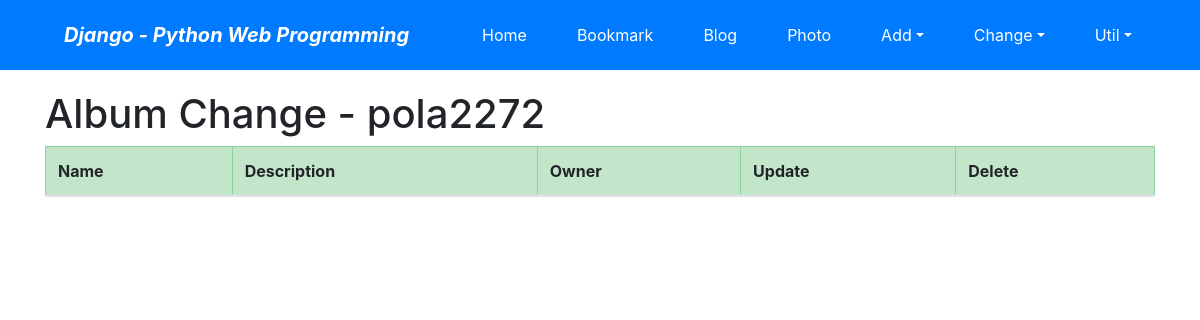
The page /photo/album/change/ (signed in) on the database as committed earlier.
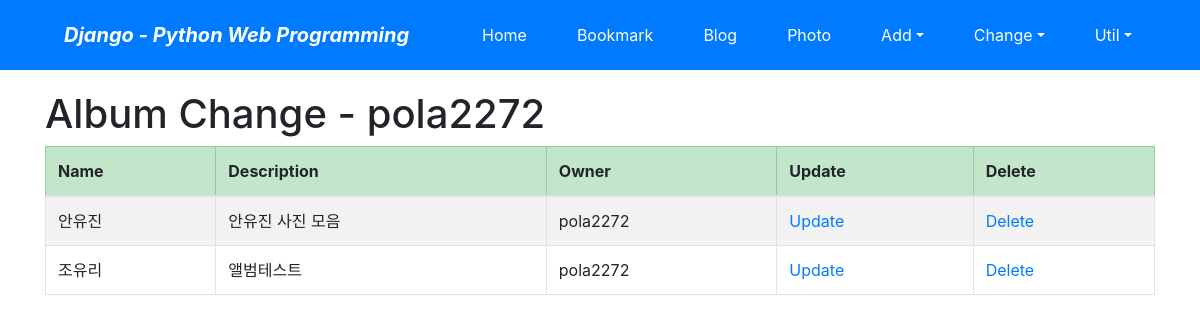
The same page on the database as committed later.
### photo/models.py (models this page shows, shortened)
class Album(models.Model):
    name = models.CharField(max_length=30)
    description =models.CharField('One line Description', max_length=100, blank=True)
    owner = models.ForeignKey('auth.User', on_delete=models.CASCADE, verbose_name='OWNER', blank=True, null=True)
    class Meta:
        ordering=('name',)

### photo/views.py (the view)
# urls.py: path('album/change/', views.AlbumChangeLV.as_view(), name='album_change'),
class AlbumChangeLV(LoginRequiredMixin, ListView):
    model = Album
    template_name = 'photo/album_change_list.html'
    def get_queryset(self):
        return Album.objects.filter(owner=self.request.user)

### photo/templates/photo/album_change_list.html (shortened to what this page needs)
{%extends 'base.html' %}
{% block content %}
    <h1>Album Change - {{ user }}</h1>
    <table class="table table-striped table-bordered table-condensed">
        <thead>
        <tr class="table-success">
            <th>Name</th>
            <th>Description</th>
            <th>Owner</th>
            <th>Update</th>
            <th>Delete</th>
        </tr>
        </thead>
        <tbody>
        {% for item in object_list %}
        <tr>
            <td>{{ item.name }}</td>
            <td>{{ item.description }}</td>
            <td>{{ item.owner }}</td>
            <td><a href="{% url 'photo:album_update' item.id %}">Update</td>
            <td><a href="{% url 'photo:album_delete' item.id %}">Delete</td>
        </tr>
        {% endfor %}
        </tbody>
    </table>
{% endblock %}

Rows that differ between the two databases and show on the page:
added Album: name "안유진", description "안유진 사진 모음", owner "pola2272"
added Album: name "조유리", description "앨범테스트", owner "pola2272"
